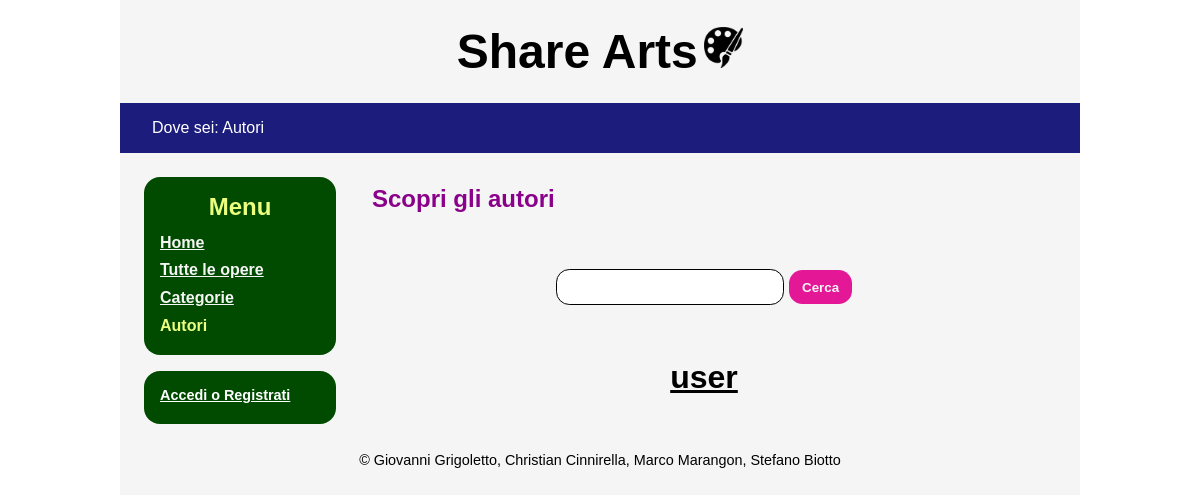
Before: /autori.php with the older database file.
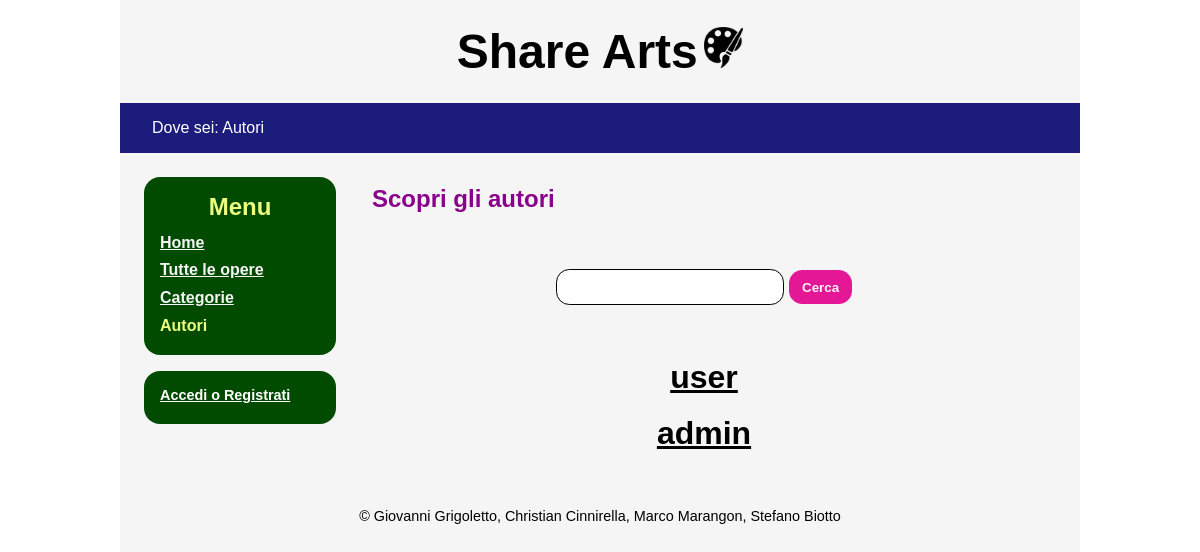
After: the same page with the newer database file.
### tables this page shows
CREATE TABLE autore (
  id          INT AUTO_INCREMENT PRIMARY KEY,
  password    VARCHAR(64) NOT NULL,
  username    VARCHAR(30) NOT NULL,
  bio         VARCHAR(2000),
  isAdmin     BOOLEAN NOT NULL
);

### includes/DB.php (called while the page is built, shortened)
<?php
class DB extends mysqli{
	public function getAutori(){
		$sql = "SELECT * FROM autore";
		$query = $this->prepare($sql);
		$query->execute();
		$result = $query->get_result();
		$rec = array();
		while ($row = $result->fetch_assoc())
			{
				$rec[] = $row;
			}
		return $rec;
	}
}

### autori.php (the view, shortened to what this page needs)
<?php
require_once('includes/DB.php');
$db = new DB();
$page_head = file_get_contents('includes/head.html');
$page_body = file_get_contents('includes/body.html');
$page_head = str_replace("<scripts />", "", $page_head);
$login_button = file_get_contents('includes/login_button.html');
$profile_button = file_get_contents('includes/usr_zone_logged.html');
if (!isset($_GET['id'])){
    $title = 'Autori - Share Arts';
    $page_head = str_replace("<titolo />", $title, $page_head);
    $page_head = str_replace("<page_description/>", "Elenco degli autori presenti nel sito", $page_head);
    $page_head = str_replace("<keywords/>", "arte, opera, selezione, esplorare, autori", $page_head);
    $page_head = str_replace("<metatitle/>", $title, $page_head);
    $page_body = str_replace('<li><a href="autori.php" tabindex="<tab4 />">Autori</a></li>', '<li>Autori</li>', $page_body);
    if (isset($_SESSION['user_id'])) {
        $autori = $db->getAutoriLogged($_SESSION['user_id']);
    }
    else {
        $autori = $db->getAutori();
    }
    $content = file_get_contents('includes/autori_list.html');
    $page_body = str_replace("<breadcrumb />", "Autori", $page_body);
    $page_body = str_replace("<tab1 />", "1", $page_body);
    $page_body = str_replace("<tab2 />", "2", $page_body);
    $page_body = str_replace("<tab3 />", "3", $page_body);
    if(isset($_SESSION['user_id'])) {
        $profile_button = str_replace("<id_aut />", $_SESSION['user_id'], $profile_button);
        $profile_button = str_replace("<tab1 />", "4", $profile_button);
        $profile_button = str_replace("<tab2 />", "5", $profile_button);
        $page_body = str_replace("<utente />",  $profile_button, $page_body);
        $counter = 6;
    }
    else {
        $login_button = str_replace("<tab />", "6", $login_button);
        $page_body = str_replace("<utente />",$login_button, $page_body);
        $counter = 7;
    }
    $lista_autori = '';
    if($autori != null) {
        foreach($autori as $autore){
            $aut = file_get_contents('includes/nome_autore_inlist.html');
            $aut = str_replace("<username />", $autore['username'], $aut);
            $aut = str_replace("<id_aut />", $autore['id'], $aut);
            $aut = str_replace("<tab />", $counter, $aut);
            $lista_autori .= $aut;
            $counter++;
    }
    $content = str_replace("<authors/>", $lista_autori, $content);
    }
}
$page_body = str_replace('<content />', $content, $page_body);
echo $page_head  . $page_body  ;
?>

### css/desktop.css (style rules this page uses)
* { padding: 0; border: 0; margin: 0; font-family: Verdana, Geneva, sans-serif; }
html { background-image: url("../img/background.jpg"); }
body { background-color: #f5f5f5; margin: 0 10%; min-height: 100vh; height: auto; }
#titolone { padding: 1em; font-size: 1.5em; text-align: center; }
#titolone h1 { display: inline-block; }
#titolone img { height: 1.7em; }
#breadcrumb { background-color: rgb(28, 28, 124); color: white; padding: 1em; padding-left: 2em; }
#contenuto { margin: 2em; margin-left: 15em; }
.box { margin: 0.5em; padding: 1em; background-color: rgb(0, 75, 0); font-weight: bold; color: rgb(236, 255, 126); border-radius: 1em; }
#usr_zone { margin-top: 1em; }
#navigator { float: left; padding: 1em 0 0 1em; width: 13em; }
#menubox a { color: whitesmoke; }
#menubox ul { list-style-type: none; padding-top: 0.5em; }
#menubox li { padding: 0.3em 0; }
#menubox p { font-size: 1.5em; text-align: center; color: rgb(236, 255, 126); }
.titolo_sezione { font-size: 1.5em; font-weight: bold; color: rgb(138, 0, 138); padding: 0 0 0.5em 0.5em; }
.elenco ul { padding-top: 1em; text-align: center; list-style-type: none; font-size: 2em; font-weight: bold; }
.elenco li { padding: 0.3em; }
.elenco a { color: black; }
.ricerca { text-align: center; padding-top: 2em; }
.banner_cerca { padding: 0.7em 1em; border-radius: 1em; width: 15em; border-style:solid; border-color: black; border-width: 0.1em; }
.submit_button { background-color: rgb(228, 24, 150); padding: 0.7em 1em; margin: 1em 0; color: whitesmoke; font-weight: bold; cursor: pointer; border-radius: 1em; }
#usr_zone a { color: white; }
#loggati { font-size: 0.9em; }
#usr_zone ul { list-style-type: none; }
#usr_zone li { padding-bottom: 0.3em; }
#footer { text-align: center; padding: 1em; margin-bottom: 0; font-size: 0.9em; }

### css/mobile.css (style rules this page uses)
html { background-image: none; }
body { background-color: #fafafa; margin: 0; }
#titolone { padding: 1em; font-size: 1em; text-align: center; }
#breadcrumb { padding: 0.6em; font-size: 0.8em; }
#navigator { float: none; text-align: center; padding: 0; width: auto; }
#contenuto { margin: 1em; text-align: center; }
.titolo_sezione { font-size: 1.5em; padding: 0 0 1em 0; }

### css/print.css (style rules this page uses)
* { padding: 0; border: 0; margin: 0; font-family:Georgia, 'Times New Roman', Times, serif; }
html { background-image: none; }
body { background-color: #fafafa; margin: 0; min-height: 100vh; height: auto; }
#titolone { padding: 1em; font-size: 0.8em; text-align: center; }
#titolone h1 { display: inline-block; }
#titolone img { height: 1em; }
#breadcrumb { display: none; }
#contenuto { margin: 2em; }
.box { margin: 1em; padding: 1em; background-color: rgb(0, 110, 0); font-weight: bold; color: rgb(231, 255, 94); border-radius: 1em; }
#usr_zone { margin-top: 1em; }
#navigator { display: none; }
#menubox a { color: whitesmoke; }
#menubox ul { list-style-type: none; padding-top: 0.5em; }
#menubox li { padding: 0.3em 0; }
#menubox p { font-size: 1.5em; text-align: center; color: black; }
.titolo_sezione { font-size: 1.5em; font-weight: bold; color: rgb(138, 0, 138); padding: 0 0 1em 0.5em; }
.elenco ul { padding-top: 1em; text-align: center; list-style-type: none; font-size: 2em; font-weight: bold; }
.elenco li { padding: 0.3em; }
.elenco a { color: black; }
.submit_button { display: none; }
#footer { display: none; }

Changed rows visible on the page:
added autore: username "admin"
